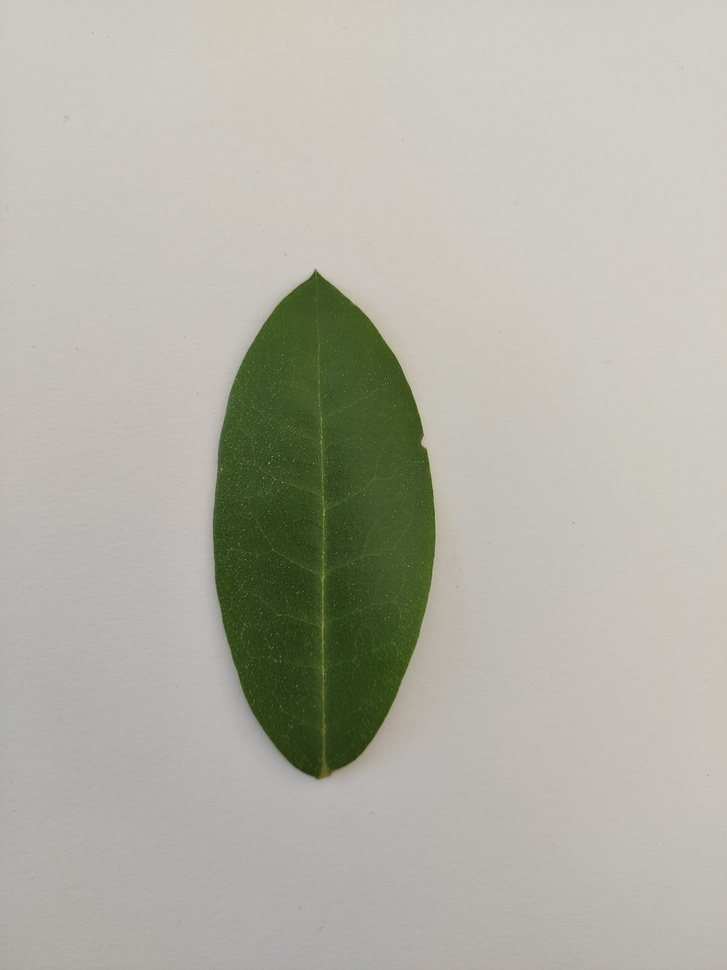
%> input picture cache/images/Pianta 3-01.jpg, 727 x 970 px, shrunk from 3000 x 4000 before the run
$ octave --eval "result = extractVenation(imread('../../cache/images/Pianta 3-01.jpg'));"   (GNU Octave 9; MATLAB toolbox functions it lacks are replaced by stand-ins)
%> lines starting %> are read from the running program, lines starting %| are printed output that depends on the picture; in (x1, y1, x2, y2) boxes, pixels count from 0 and x2, y2 are one past the last pixel; in counts of white or black regions, pixels touching at a corner belong together; the program's own positions count from 1
function [out] = extractVenation(img)
% extractVenationFeatures Estrae le caratteristiche della rete venosa di una foglia.
%
% Sintassi:
%   [veinDensity, branchDensity] = extractVenationFeatures(img)
%
% Input:
%   img - Immagine della foglia (RGB o in scala di grigi)
%
% Output:
%   veinDensity   - Densità delle venature (rapporto tra pixel della venatura e pixel totali)
%   branchDensity - Densità dei punti di ramificazione (numero di branchpoints normalizzato per l'area)
%
% Descrizione:
%   La funzione esegue i seguenti passaggi:
%     1. Converte l'immagine in scala di grigi (se necessario) e la normalizza.
%     2. Applica un filtro mediano per ridurre il rumore.
%     3. Segmenta l'immagine mediante una soglia (Otsu) per ottenere una mappa binaria.
%        (Viene effettuata una inversione se le venature appaiono scure su sfondo chiaro.)
%     4. Pulisce la mappa binaria rimuovendo oggetti troppo piccoli.
%     5. Esegue la skeletonizzazione per ottenere la struttura monolineare della rete venosa.
%     6. Calcola la densità delle venature e dei punti di ramificazione.

% Se l'immagine è RGB, convertila in scala di grigi
if size(img,3) == 3
    imgGray = rgb2gray(img);
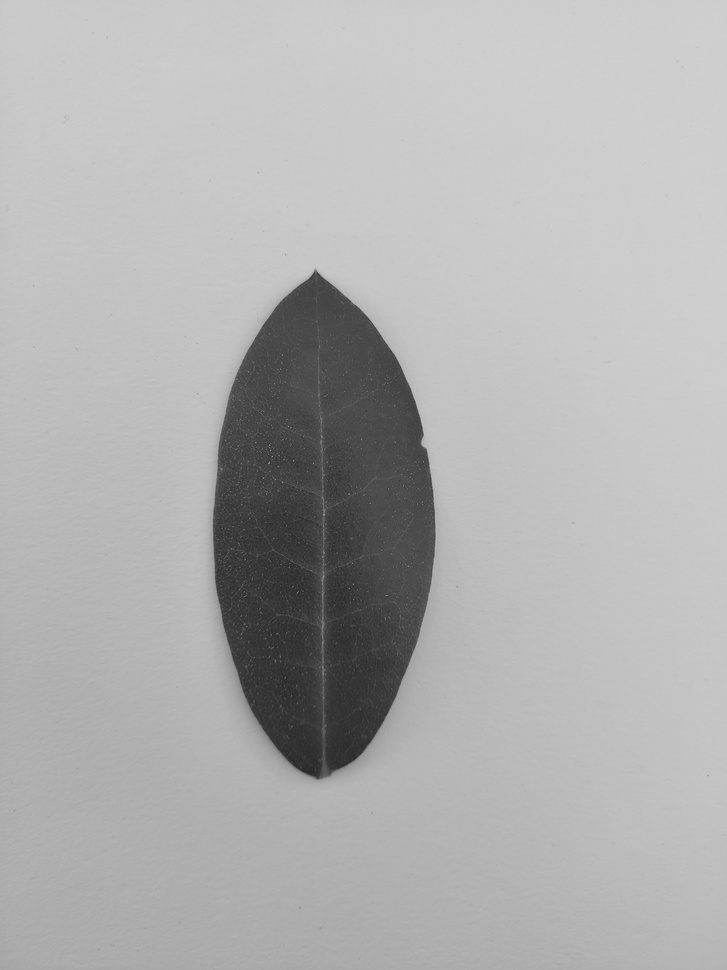
%> imgGray: size 970x727 uint8; min 38, max 209, mean 176.3
else
    imgGray = img;
end

% Conversione a double per una migliore precisione
imgGray = im2double(imgGray);
%> imgGray: size 970x727 double

% Riduzione del rumore con filtro mediano
imgFiltered = medfilt2(imgGray, [3 3]);

% Segmentazione mediante soglia di Otsu
threshold = graythresh(imgFiltered);
%> threshold = 0.502
bw = imbinarize(imgFiltered, threshold);
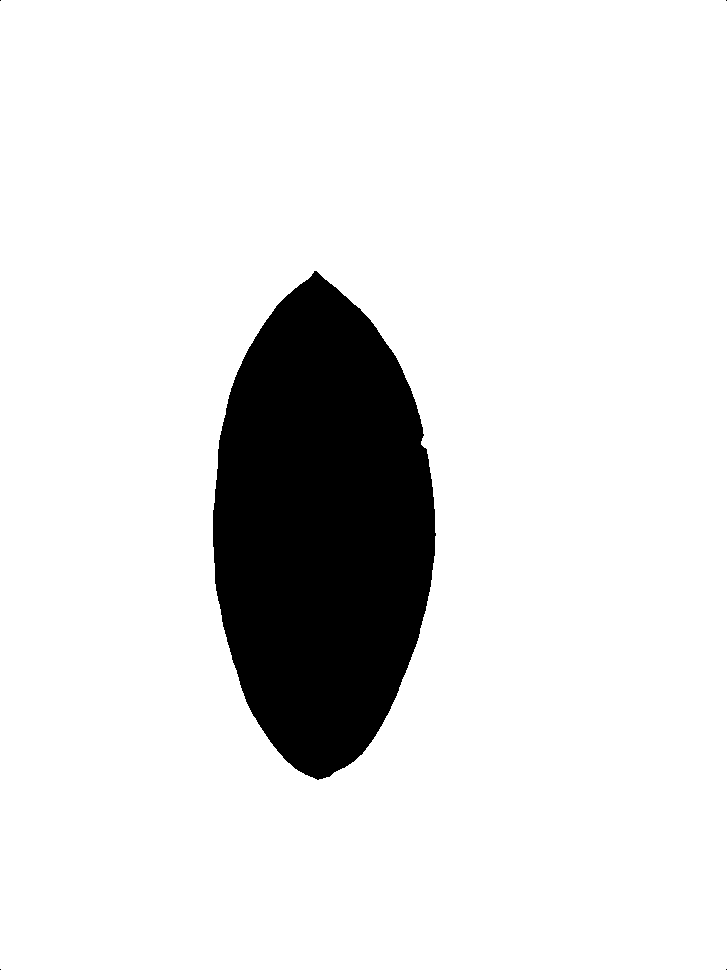
%> bw: size 970x727 logical; 88.2% white; 5 black regions (4 under 20 px), largest, box (x1, y1, x2, y2) and area: (213, 271, 436, 780) 83138

% Se le venature sono scure su sfondo chiaro, invertire l'immagine binaria
% (la maggior parte dei metodi assume venature bianche su fondo nero)
if mean(bw(:)) > 0.5
    bw = ~bw;
end

% Rimozione di piccoli oggetti per eliminare il rumore
bw = bwareaopen(bw, 50);
%> bw: size 970x727 logical; 11.8% white; 1 white region, box (x1, y1, x2, y2) and area: (213, 271, 436, 780) 83138

% Skeletonizzazione: riduce la rete venosa a una linea sottile
skel = bwmorph(bw, 'skel', Inf);
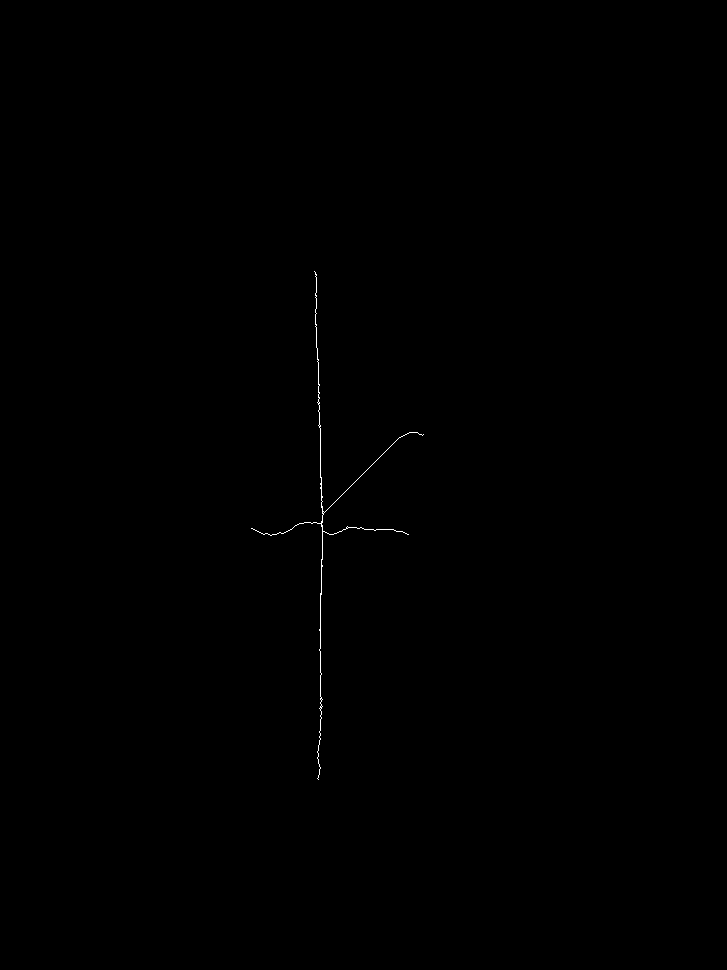
%> skel: size 970x727 logical; 0.11% white in thin lines or dots, all inside (x1, y1, x2, y2) = (251, 271, 424, 780)

% Calcola la densità delle venature: rapporto tra pixel della skeleton e pixel totali
veinDensity = sum(skel(:)) / numel(skel);
%> veinDensity = 0.00114

% Estrazione dei punti di ramificazione dalla skeleton
branchPoints = bwmorph(skel, 'branchpoints');
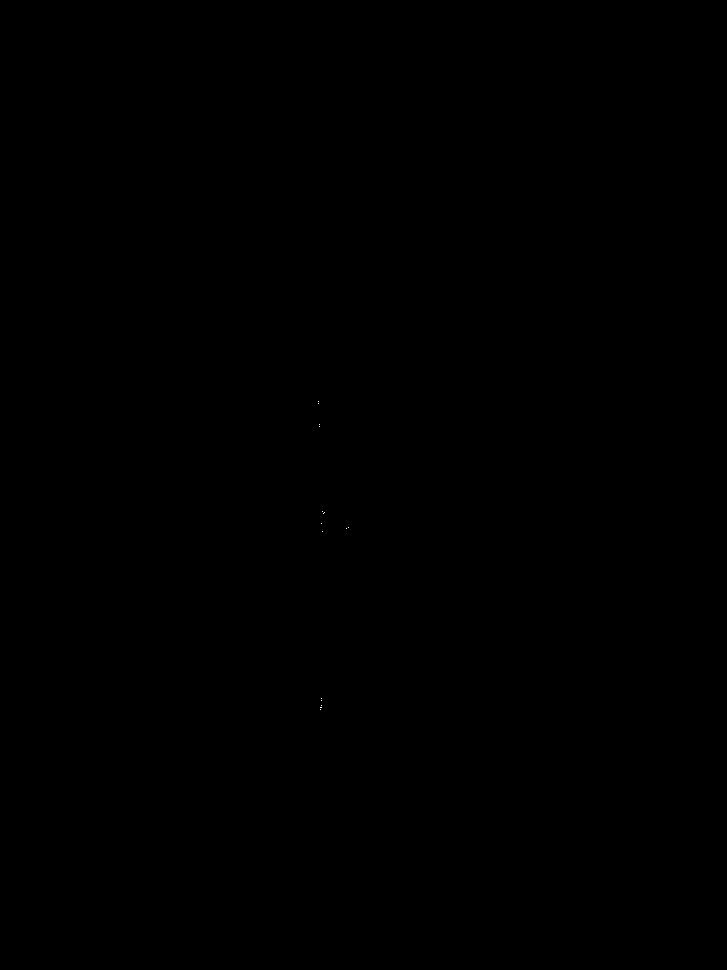
%> branchPoints: size 970x727 logical; 0% white in thin lines or dots, all inside (x1, y1, x2, y2) = (318, 401, 349, 710)
branchCount = sum(branchPoints(:));
%> branchCount = 17

% Calcola la densità dei branchpoints: normalizzazione per l'area totale
branchDensity = branchCount / numel(skel);
%> branchDensity = 2.41e-05

out = [veinDensity, branchDensity];
%> out = [0.00114 2.41e-05]
end
